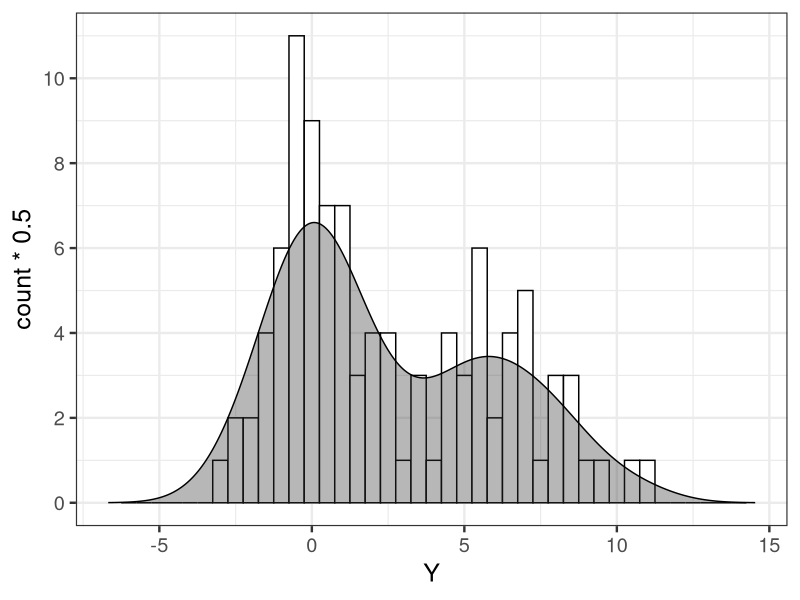

The R source for this figure:
library(ggplot2)

d <- read.csv(file='input/data-mix1.txt')
dens <- density(d$Y)

p <- ggplot(data=d, aes(x=Y))
p <- p + theme_bw(base_size=18)
p <- p + geom_histogram(binwidth=0.5, colour='black', fill='white')
p <- p + geom_density(aes(y=..count.. * 0.5), alpha=0.35, colour='black', fill='gray20')
p <- p + scale_y_continuous(breaks=seq(from=0, to=10, by=2))
p <- p + labs(x='Y') + xlim(range(dens$x))
ggsave(file='output/fig11-2.png', plot=p, dpi=300, w=4, h=3)
